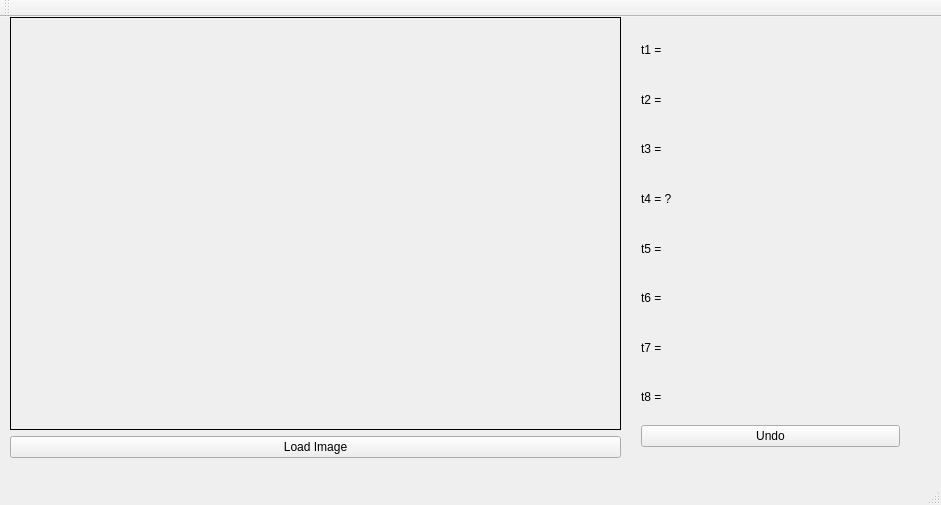
<?xml version="1.0" encoding="UTF-8"?>
<ui version="4.0">
 <class>MainWindow</class>
 <widget class="QMainWindow" name="MainWindow">
  <property name="geometry">
   <rect>
    <x>0</x>
    <y>0</y>
    <width>941</width>
    <height>505</height>
   </rect>
  </property>
  <property name="windowTitle">
   <string>MainWindow</string>
  </property>
  <widget class="QWidget" name="centralWidget">
   <widget class="QWidget" name="verticalLayoutWidget">
    <property name="geometry">
     <rect>
      <x>0</x>
      <y>0</y>
      <width>631</width>
      <height>441</height>
     </rect>
    </property>
    <layout class="QVBoxLayout" name="verticalLayout">
     <property name="leftMargin">
      <number>10</number>
     </property>
     <property name="topMargin">
      <number>0</number>
     </property>
     <property name="rightMargin">
      <number>10</number>
     </property>
     <property name="bottomMargin">
      <number>0</number>
     </property>
     <item>
      <widget class="qlabel_pixel_pos" name="imageLabel">
       <property name="mouseTracking">
        <bool>true</bool>
       </property>
       <property name="frameShape">
        <enum>QFrame::Box</enum>
       </property>
       <property name="text">
        <string/>
       </property>
       <property name="alignment">
        <set>Qt::AlignCenter</set>
       </property>
      </widget>
     </item>
     <item>
      <widget class="QPushButton" name="pushButton">
       <property name="text">
        <string>Load Image</string>
       </property>
      </widget>
     </item>
    </layout>
   </widget>
   <widget class="QWidget" name="verticalLayoutWidget_2">
    <property name="geometry">
     <rect>
      <x>630</x>
      <y>0</y>
      <width>281</width>
      <height>441</height>
     </rect>
    </property>
    <layout class="QVBoxLayout" name="verticalLayout_2">
     <item>
      <widget class="QLabel" name="t1">
       <property name="text">
        <string>t1 = </string>
       </property>
      </widget>
     </item>
     <item>
      <widget class="QLabel" name="t2">
       <property name="text">
        <string>t2 = </string>
       </property>
      </widget>
     </item>
     <item>
      <widget class="QLabel" name="t3">
       <property name="text">
        <string>t3 = </string>
       </property>
      </widget>
     </item>
     <item>
      <widget class="QLabel" name="t4">
       <property name="text">
        <string>t4 = ?</string>
       </property>
      </widget>
     </item>
     <item>
      <widget class="QLabel" name="t5">
       <property name="text">
        <string>t5 = </string>
       </property>
      </widget>
     </item>
     <item>
      <widget class="QLabel" name="t6">
       <property name="text">
        <string>t6 = </string>
       </property>
      </widget>
     </item>
     <item>
      <widget class="QLabel" name="t7">
       <property name="text">
        <string>t7 = </string>
       </property>
      </widget>
     </item>
     <item>
      <widget class="QLabel" name="t8">
       <property name="text">
        <string>t8 = </string>
       </property>
      </widget>
     </item>
     <item>
      <widget class="QPushButton" name="Undo">
       <property name="text">
        <string>Undo</string>
       </property>
      </widget>
     </item>
    </layout>
   </widget>
  </widget>
  <widget class="QMenuBar" name="menuBar">
   <property name="geometry">
    <rect>
     <x>0</x>
     <y>0</y>
     <width>941</width>
     <height>22</height>
    </rect>
   </property>
  </widget>
  <widget class="QToolBar" name="mainToolBar">
   <attribute name="toolBarArea">
    <enum>TopToolBarArea</enum>
   </attribute>
   <attribute name="toolBarBreak">
    <bool>false</bool>
   </attribute>
  </widget>
  <widget class="QStatusBar" name="statusBar"/>
 </widget>
 <layoutdefault spacing="6" margin="11"/>
 <customwidgets>
  <customwidget>
   <class>qlabel_pixel_pos</class>
   <extends>QLabel</extends>
   <header location="global">qlabel_pixel_pos.h</header>
  </customwidget>
 </customwidgets>
 <resources/>
 <connections/>
</ui>
